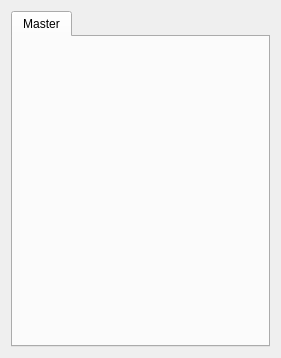
<?xml version="1.0" encoding="UTF-8"?>
<ui version="4.0">
 <class>MainWidget</class>
 <widget class="QWidget" name="MainWidget">
  <property name="geometry">
   <rect>
    <x>0</x>
    <y>0</y>
    <width>281</width>
    <height>358</height>
   </rect>
  </property>
  <layout class="QVBoxLayout" name="verticalLayout">
   <property name="sizeConstraint">
    <enum>QLayout::SetMinimumSize</enum>
   </property>
   <item>
    <widget class="QTabWidget" name="tabWidget">
     <property name="currentIndex">
      <number>0</number>
     </property>
     <widget class="QWidget" name="tab_point">
      <attribute name="title">
       <string>Master</string>
      </attribute>
      <layout class="QVBoxLayout" name="verticalLayout_2" stretch="10,0">
       <item>
        <widget class="PointTableWidget" name="pointTableWidget" native="true"/>
       </item>
       <item>
        <widget class="PointWidget" name="pointWidget" native="true"/>
       </item>
      </layout>
     </widget>
    </widget>
   </item>
  </layout>
 </widget>
 <customwidgets>
  <customwidget>
   <class>PointWidget</class>
   <extends>QWidget</extends>
   <header>Widgets/PointWidget</header>
   <container>1</container>
  </customwidget>
  <customwidget>
   <class>PointTableWidget</class>
   <extends>QWidget</extends>
   <header>Widgets/PointTableWidget</header>
   <container>1</container>
  </customwidget>
 </customwidgets>
 <resources/>
 <connections/>
</ui>
